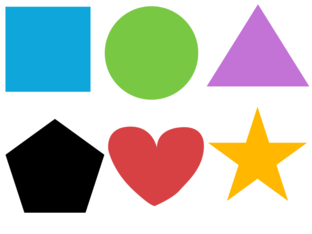
#> input picture python/jobsheet10/img/bentukWarna.png, 312 x 234 px, found by its file name
$ python 10.10cariWarna.py
#> lines starting #> are read from the running program, lines starting #| are printed output that depends on the picture; after the words box and inside, x2 and y2 are one past the last pixel; in counts of white or black regions, pixels touching at a corner belong together
import cv2
import numpy as np

citra = cv2.imread(r'python\jobsheet10\img\bentukWarna.png')
#> citra is the input picture: shape (234, 312, 3); mean B, G, R 184.6, 193.6, 189.8

if citra is not None:
    hsv = cv2.cvtColor(citra, cv2.COLOR_BGR2HSV)
#> hsv: shape (234, 312, 3); mean H, S, V 24.8, 70, 218.6

    batasBawah = np.array([90, 50, 50])
    batasAtas = np.array([130, 255, 255])

    masker = cv2.inRange(hsv, batasBawah, batasAtas)
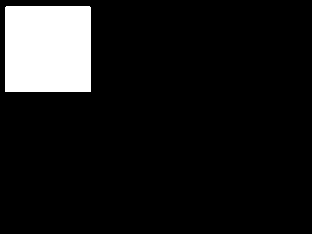
#> masker: shape (234, 312); 10.1% white; 1 white region, box (x1, y1, x2, y2) and area: (5, 6, 91, 92) 7394
    hasil = cv2.bitwise_and(citra, citra, mask=masker)
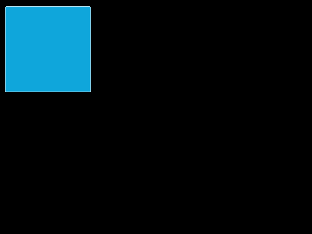
#> hasil: shape (234, 312, 3); mean B, G, R 22.3, 17, 2

    cv2.imshow('Citra asli', citra)
    cv2.imshow('Masker', masker)
    cv2.imshow('Citra hasil', hasil)
    cv2.waitKey(0)
    cv2.destroyAllWindows()
else:
    print("Gambar tidak ditemukan di path yang diberikan.")
